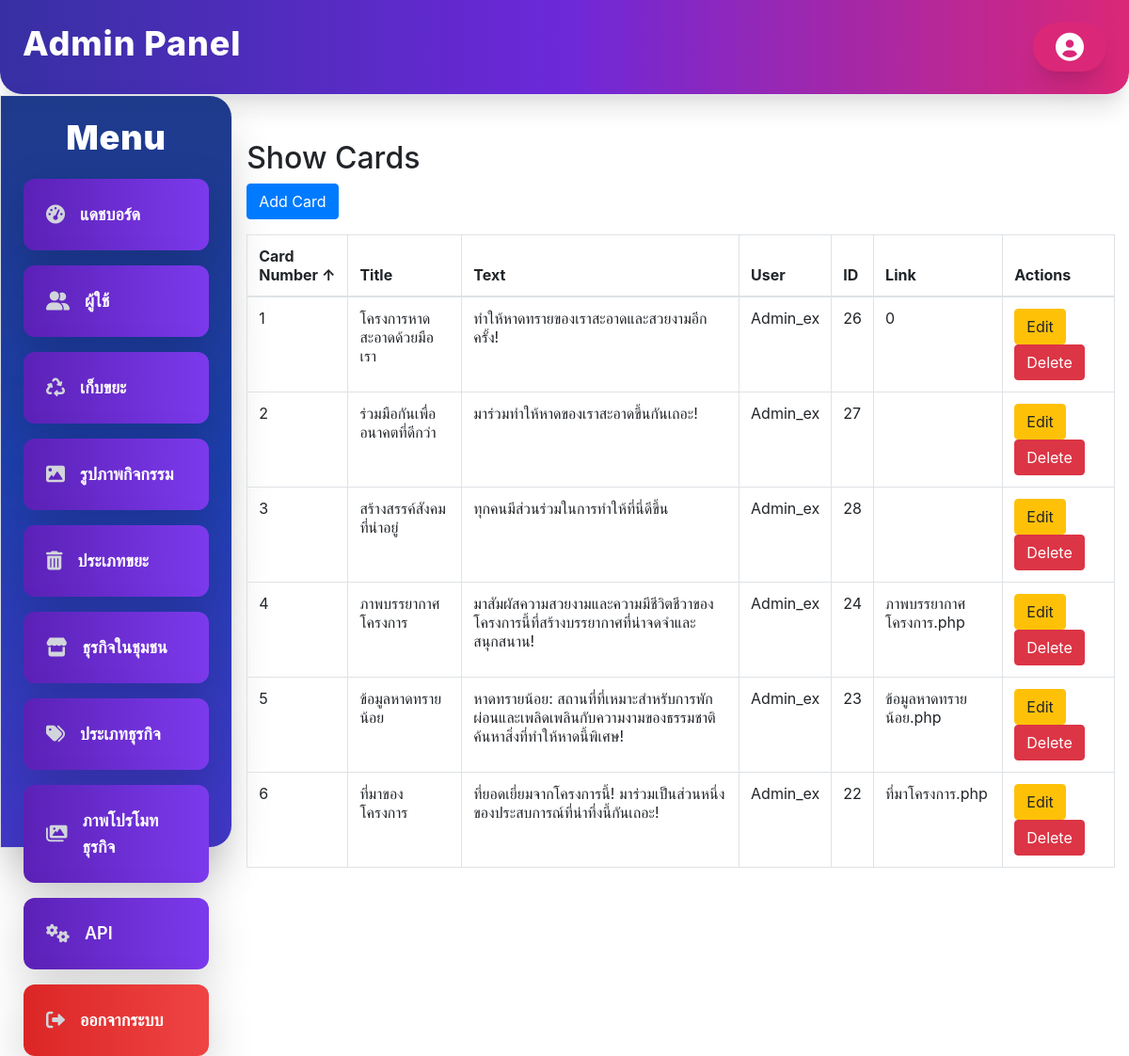
/Admin/1/show_cards.php (signed in), run on the app's committed database.
### tables this page shows
CREATE TABLE `cards` (
  `id` int(11) NOT NULL,
  `image` varchar(255) NOT NULL,
  `title` varchar(255) NOT NULL,
  `text` text NOT NULL,
  `link` varchar(255) NOT NULL,
  `user_id` int(11) NOT NULL,
  `card_number` int(11) DEFAULT NULL
);

CREATE TABLE `users` (
  `user_id` int(11) NOT NULL,
  `username` varchar(50) NOT NULL,
  `email` varchar(100) NOT NULL,
  `password` varchar(255) NOT NULL,
  `first_name` varchar(50) DEFAULT NULL,
  `last_name` varchar(50) DEFAULT NULL,
  `role_id` int(11) DEFAULT NULL,
  `created_at` timestamp NOT NULL DEFAULT current_timestamp(),
  `reset_token` varchar(255) DEFAULT NULL,
  `reset_token_expires` int(11) DEFAULT NULL
);

### Admin/1/show_cards.php (the view, shortened to what this page needs)
<?php
include '../sidebar-navbar.php';
$servername = "localhost";
$username = "root";
$password = "";
$dbname = "essduh_bns_member";
$conn = new mysqli($servername, $username, $password, $dbname);
$order = isset($_GET['order']) && $_GET['order'] === 'desc' ? 'desc' : 'asc';
$nextOrder = $order === 'asc' ? 'desc' : 'asc';
$cardsResult = $conn->query("SELECT * FROM cards ORDER BY card_number $order");
?>
<!DOCTYPE html>
<html lang="th">
<head>
    <link href="https://stackpath.bootstrapcdn.com/bootstrap/4.5.2/css/bootstrap.min.css" rel="stylesheet">
</head>
<body>
<div class="container mt-5">
    <h2>Show Cards</h2>
    <a href="add.php" class="btn btn-primary mb-3">Add Card</a>
    <table class="table table-bordered">
        <thead>
        <tr>
            <th>
                <a href="?order=<?php echo $nextOrder; ?>" style="text-decoration: none; color: inherit;">
                    Card Number <?php echo $order === 'asc' ? '↑' : '↓'; ?>
                </a>
            </th>
            <th>Title</th>
            <th>Text</th>
            <th>User</th>
            <th>ID</th>
            <th>Link</th>
            <th>Actions</th>
        </tr>
        </thead>
        <tbody>
        <?php while($row = $cardsResult->fetch_assoc()): ?>
            <tr>
                <td><?php echo htmlspecialchars($row['card_number']); ?></td>
                <td><?php echo htmlspecialchars($row['title']); ?></td>
                <td><?php echo htmlspecialchars($row['text']); ?></td>
                <td>
                    <?php
                    $userId = intval($row['user_id']);
                    $userStmt = $conn->prepare("SELECT username FROM users WHERE user_id = ?");
                    $userStmt->bind_param("i", $userId);
                    $userStmt->execute();
                    $userQuery = $userStmt->get_result();
                    if ($user = $userQuery->fetch_assoc()) {
                        echo htmlspecialchars($user['username']);
                    } else {
                        echo "Unknown User";
                    }
                    ?>
                </td>
                <td><?php echo $row['id']; ?></td>
                <td><?php echo htmlspecialchars($row['link']); ?></td>
                <td>
                    <a href="edit.php?id=<?php echo $row['id']; ?>" class="btn btn-warning">Edit</a>
                    <form action="del.php" method="POST" style="display:inline;">
                        <button type="submit" class="btn btn-danger" onclick="return confirm('Are you sure you want to delete?');">Delete</button>
                    </form>
                </td>
            </tr>
        <?php endwhile; ?>
        </tbody>
    </table>
</div>
</body>
</html>

### Admin/sidebar-navbar.php (shortened to what this page needs)
<?php include_once 'db.php';
$adminBase = '/Beach_2024-5-11/Admin/';
?>
<link rel="stylesheet" href="https://cdnjs.cloudflare.com/ajax/libs/font-awesome/6.0.0-beta3/css/all.min.css">
<link href="https://cdn.jsdelivr.net/npm/tailwindcss@2.2.19/dist/tailwind.min.css" rel="stylesheet">
<div class="flex justify-between items-center bg-gradient-to-r from-indigo-800 via-purple-700 to-pink-600 p-4 shadow-xl rounded-b-3xl backdrop-blur-md bg-opacity-75 border-b border-white/20 transition-transform duration-500">
    <h1 class="text-white text-4xl font-extrabold tracking-wide transform transition duration-700 hover:scale-105">Admin Panel</h1>
    <div class="relative">
        <button class="text-white bg-pink-600 px-4 py-2 rounded-full shadow-xl hover:bg-indigo-500 hover:scale-110 transform transition-all duration-300">
            <i class="fas fa-user-circle text-3xl"></i>
        </button>
    </div>
</div>
<div class="flex">
    <div class="w-1/4 bg-gradient-to-b from-blue-900 via-blue-800 to-indigo-700 h-screen p-6 shadow-2xl rounded-tr-3xl rounded-br-3xl backdrop-blur-lg bg-opacity-80 border border-white/10">
        <h2 class="text-white text-4xl font-black mb-6 text-center tracking-wide bg-gradient-to-r from-cyan-400 to-blue-600 bg-clip-text text-transparent">Menu</h2>
        <ul class="space-y-4">
            <?php
            $menuItems = [
                ['link' => $adminBase . 'admin_Dashboard.php', 'icon' => 'fas fa-tachometer-alt', 'label' => 'แดชบอร์ด'],
                ['link' => $adminBase . 'users/users.php', 'icon' => 'fas fa-user-friends', 'label' => 'ผู้ใช้'],
                ['link' => $adminBase . 'cleanup_activities/cleanup_activities.php', 'icon' => 'fas fa-recycle', 'label' => 'เก็บขยะ'],
                ['link' => $adminBase . 'cleanup_photos/cleanup_photos.php', 'icon' => 'fas fa-image', 'label' => 'รูปภาพกิจกรรม'],
                ['link' => $adminBase . 'waste_types/waste_types.php', 'icon' => 'fas fa-trash-alt', 'label' => 'ประเภทขยะ'],
                ['link' => $adminBase . 'businesses/businesses.php', 'icon' => 'fas fa-store', 'label' => 'ธุรกิจในชุมชน'],
                ['link' => $adminBase . 'business_types/business_types.php', 'icon' => 'fas fa-tags', 'label' => 'ประเภทธุรกิจ'],
                ['link' => $adminBase . 'businesses_photos/businesses_photos.php', 'icon' => 'fas fa-images', 'label' => 'ภาพโปรโมทธุรกิจ'],
                ['icon' => 'fas fa-cogs', 'label' => 'API', 'submenu' => [
                    ['link' => $adminBase . 'API/upload_Hero.php', 'label' => 'เปลี่ยน Hero'],
                    ['link' => $adminBase . '1/show_cards.php', 'label' => 'เปลี่ยน cartหน้าindex'],
                    ['link' => $adminBase . 'API/beach_content.php', 'label' => 'เปลี่ยน cartข้อมูลหาดทรายน้อย'],
                    ['link' => $adminBase . 'API/project_manager.php', 'label' => 'เปลี่ยน ที่มาของโครงการ'],
                    ['link' => $adminBase . 'API/อัพโหลดภาพรวม.php', 'label' => 'เปลี่ยน ภาพรวม'],
                ]],
                ['link' => $adminBase . 'logout.php', 'icon' => 'fas fa-sign-out-alt', 'label' => 'ออกจากระบบ', 'bgColor' => 'from-red-600 to-red-500']
            ];
            foreach ($menuItems as $item) {
                $bgColor = isset($item['bgColor']) ? "bg-gradient-to-r {$item['bgColor']}" : "bg-gradient-to-r from-purple-800 to-purple-600";
                if (isset($item['submenu'])) {
                    echo "<li x-data=\"{ open: false }\">
                <a @click=\"open = !open;\" class=\"flex items-center text-white {$bgColor} p-4 rounded-xl shadow-lg transition-all duration-300 transform hover:scale-110 hover:shadow-xl cursor-pointer\">
                    <i class=\"{$item['icon']} mr-3 text-xl text-gray-300\"></i> <span class=\"font-semibold text-lg\">{$item['label']}</span>
                </a>
                    " . implode('', array_map(function($submenu) {
                            return "<li>
                            <a href=\"{$submenu['link']}\" class=\"flex items-center text-white p-2 rounded-lg hover:bg-opacity-70 transition duration-300\">
                                <span class=\"font-semibold text-md\">{$submenu['label']}</span>
                            </a>
                        </li>";
                        }, $item['submenu'])) . "
            </li>";
                } else {
                    echo "<li>
                <a href=\"{$item['link']}\" class=\"flex items-center text-white {$bgColor} p-4 rounded-xl shadow-lg transition-all duration-300 transform hover:scale-110 hover:shadow-xl\">
                    <i class=\"{$item['icon']} mr-3 text-xl text-gray-300\"></i> <span class=\"font-semibold text-lg\">{$item['label']}</span>
                </a>
            </li>";
                }
            }
            ?>
        </ul>
    </div>

### data on the page
cards: card_number "1", title "โครงการหาดสะอาดด้วยมือเรา", text "ทำให้หาดทรายของเราสะอาดและสวยงามอีกครั้ง!", user.username "Admin_ex", id "26", link "0"
cards: card_number "2", title "ร่วมมือกันเพื่ออนาคตที่ดีกว่า", text "มาร่วมทำให้หาดของเราสะอาดขึ้นกันเถอะ!", user.username "Admin_ex", id "27"
cards: card_number "3", title "สร้างสรรค์สังคมที่น่าอยู่", text "ทุกคนมีส่วนร่วมในการทำให้ที่นี่ดีขึ้น", user.username "Admin_ex", id "28"
cards: card_number "4", title "ภาพบรรยากาศโครงการ", text "มาสัมผัสความสวยงามและความมีชีวิตชีวาของโครงการนี้ที่สร้างบรรยากาศที่น่าจดจำและสนุกสนาน!", user.username "Admin_ex", id "24", link "ภาพบรรยากาศโครงการ.php"
cards: card_number "5", title "ข้อมูลหาดทรายน้อย", text "หาดทรายน้อย: สถานที่ที่เหมาะสำหรับการพักผ่อนและเพลิดเพลินกับความงามของธรรมชาติ ค้นหาสิ่งที่ทำให้หาดนี้พิเศษ!", user.username "Admin_ex", id "23", link "ข้อมูลหาดทรายน้อย.php"
cards: card_number "6", title "ที่มาของโครงการ", text "ที่ยอดเยี่ยมจากโครงการนี้! มาร่วมเป็นส่วนหนึ่งของประสบการณ์ที่น่าทึ่งนี้กันเถอะ!", user.username "Admin_ex", id "22", link "ที่มาโครงการ.php"

### other printed values
$item['label'] "แดชบอร์ด"
$item['label'] "ผู้ใช้"
$item['label'] "เก็บขยะ"
$item['label'] "รูปภาพกิจกรรม"
$item['label'] "ประเภทขยะ"
$item['label'] "ธุรกิจในชุมชน"
$item['label'] "ประเภทธุรกิจ"
$item['label'] "ภาพโปรโมทธุรกิจ"
$item['label'] "API"
$item['label'] "ออกจากระบบ"
